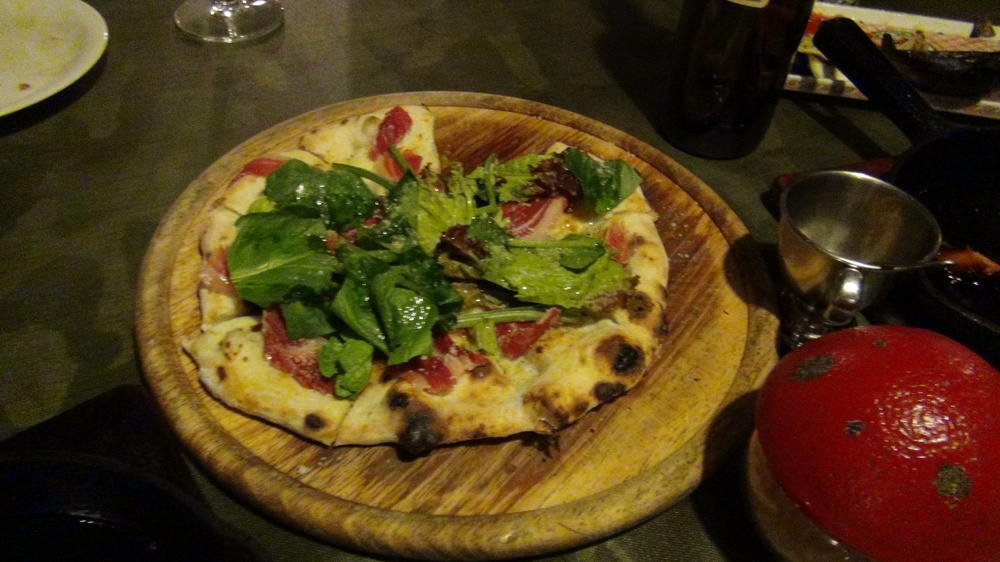
#> input picture python/pic/piza.jpg, 1000 x 562 px, shrunk from 2048 x 1152 before the run, found by its file name
$ python RGB2grey.py ./piza.jpg   (older library calls are emulated)
#> lines starting #> are read from the running program, lines starting #| are printed output that depends on the picture
import sys
from skimage import io
from skimage import color
from skimage import data

# Written by Ye Kyaw Thu, Affiliate Professor, IDRI, CADT, Cambodia
# Convert RGB to Greyscale
# Last updated: 23 Sept 2022
# How to run:
# $ python ./RGB2grey.py ./piza.jpg

img = io.imread(sys.argv[1])
#> img is the input picture: shape (562, 1000, 3); mean R, G, B 80.3, 60.1, 24.3
io.imshow(img)
io.show() # show the original image file

img_converted = color.rgb2grey(img)
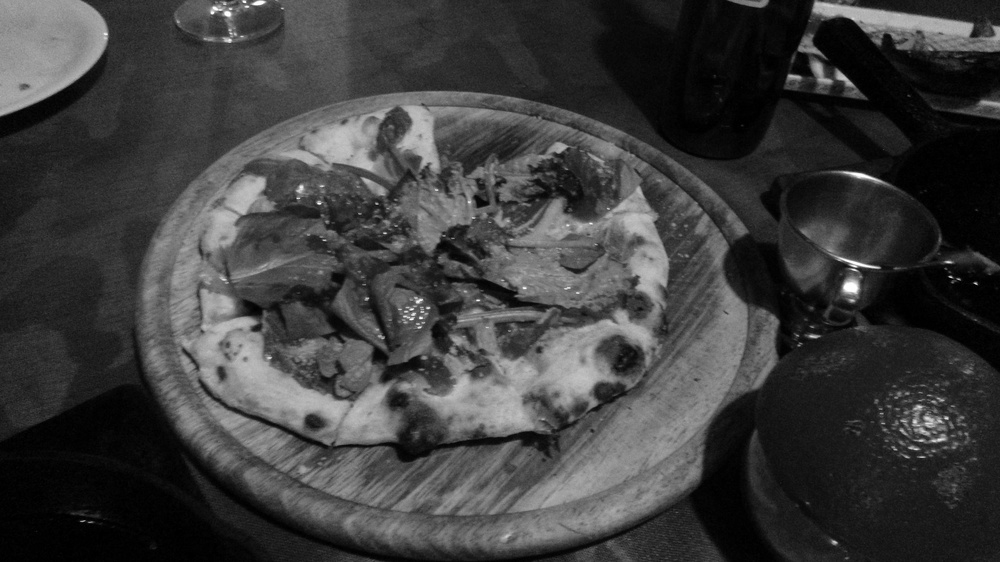
#> img_converted: shape (562, 1000) float64; min 0, max 1, mean 0.242

io.imshow(img_converted)
io.show() # show the converted greyscale file

io.imsave("out.jpg", img_converted)
